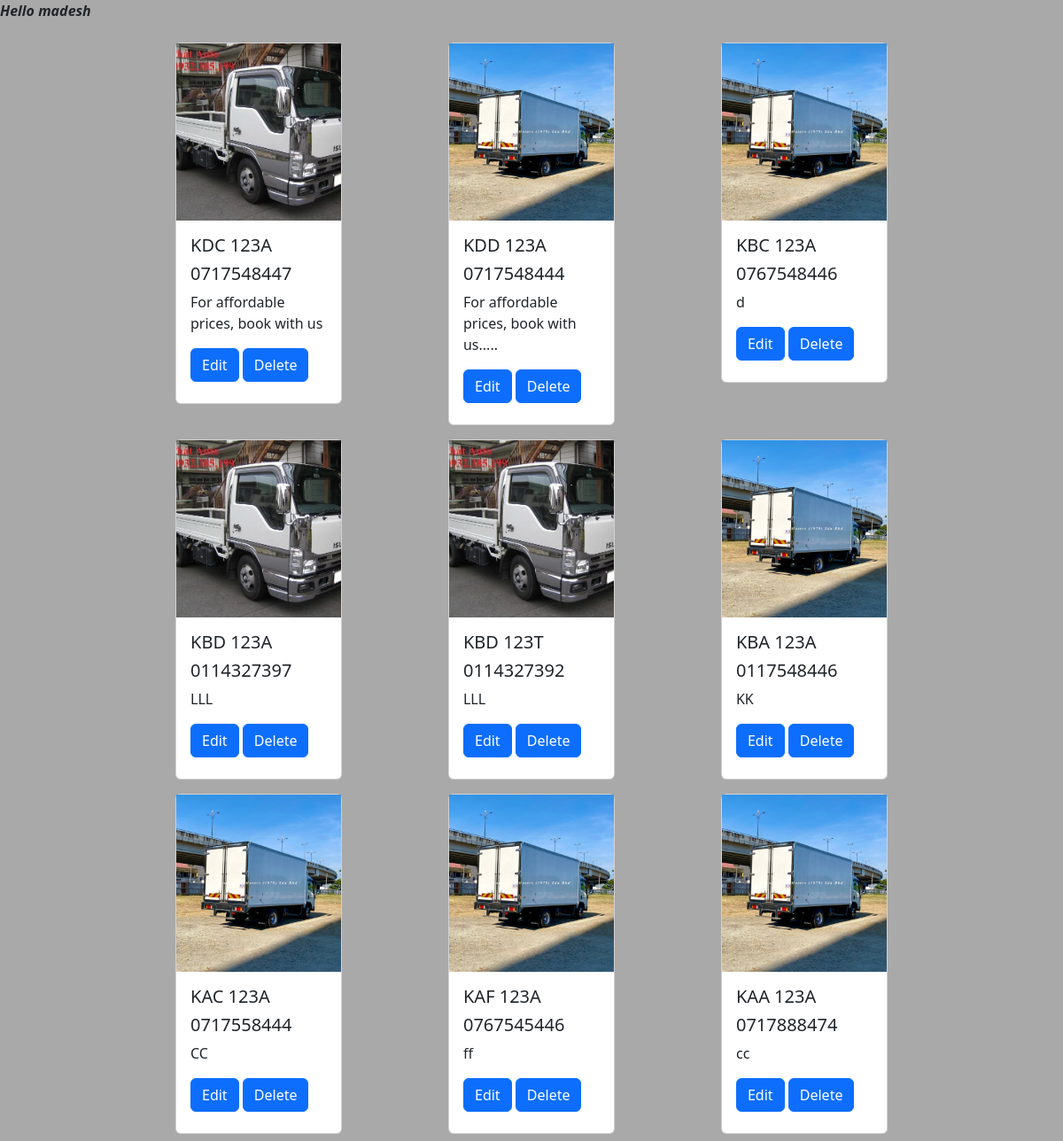
Screenshot of /Owner/owner_view_cars/ (signed in) with the database file from the repository.
### accounts/models.py (models this page shows)
class User(AbstractUser):
    name = models.CharField(max_length=200, null=True) #attribute name defined
    email = models.EmailField(unique=True,null=True)

### Owner/models.py (models this page shows, shortened)
class Car(models.Model):
    owner = models.ForeignKey(User, null=True, on_delete=models.CASCADE)
    reg_no = models.CharField(max_length=20, unique=True, validators=[
        RegexValidator('^(K)([ABCDEFGHJKLMNPQRSTUVWXYZ]){2}( ){1}(\d){3}([ABCDEFGHJKLMNPQRSTUVWXYZ])$',
                       message="Invalid Number Plate")])
    image = models.ImageField(upload_to='car_images/')
    description = models.TextField(null=True, blank=True)
    phone_no = models.CharField(max_length=20, unique=True,
                                validators=[RegexValidator('^(0)([127])(\d){8}$', message='Invalid phone numbers')])
    updated = models.DateTimeField(auto_now = True , null=True)
    created = models.DateTimeField(auto_now_add=True, null= True)
    class Meta:
       ordering = ['-updated', '-created']  # Order by updated field in descending order and then by created field in descending order

### Owner/views.py (the view)
@login_required(login_url='login')
def owner_car_list(request):
    user = request.user
    cars = Car.objects.filter(owner=user)
    context = {
        'cars': cars
    }
    return render(request, 'Owner/owner_car_list.html', context)

### Owner/templates/Owner/owner_car_list.html (shortened to what this page needs)
<!DOCTYPE html>
<html lang="en">
<head>
    <link href="https://cdn.jsdelivr.net/npm/bootstrap@5.3.0-alpha3/dist/css/bootstrap.min.css" rel="stylesheet">
</head>
<body style="background-color: darkgrey;">
    <p><i><b> Hello  {{user.username}}</b></i> </p>
    <div class="col-md-9 m-auto">
        <div class="row">
          {% for car in cars %}
            <div class="col-md-4">
                <div class="card my-2 mx-5">
                    <img class="image-thumbail" src="{{car.image.url}}" alt="Card image cap">
                    <div class="card-body">
                      <h5 class="card-title">{{car.reg_no}}</h5>
                      <h5 class="card-title">{{car.phone_no}}</h5>
                      <p class="card-text">{{car.description}}</p>
                      <a href="{%url 'update_car' car.id %}" class="btn btn-primary mb-2">Edit</a>
                      <a href="{%url 'delete_car' car.id %}" class="btn btn-primary mb-2">Delete</a>
                    </div>
                </div>
            </div>
            {% empty %}
            <h3>No photos...</h3>
            {% endfor %}
</body>
</html>

### Owner/templates/Owner/owner_car_list.html (style rules this page uses)
.image-thumbail { height: 200px; object-fit: cover; }

### rows the page displays
User: username "madesh"
Car: image (picture), reg_no "KDC 123A", phone_no "0717548447", description "For affordable prices, book with us"
Car: image (picture), reg_no "KDD 123A", phone_no "0717548444", description "For affordable prices, book with us....."
Car: image (picture), reg_no "KBC 123A", phone_no "0767548446", description "d"
Car: image (picture), reg_no "KBD 123A", phone_no "0114327397", description "LLL"
Car: image (picture), reg_no "KBD 123T", phone_no "0114327392", description "LLL"
Car: image (picture), reg_no "KBA 123A", phone_no "0117548446", description "KK"
Car: image (picture), reg_no "KAC 123A", phone_no "0717558444", description "CC"
Car: image (picture), reg_no "KAF 123A", phone_no "0767545446", description "ff"
Car: image (picture), reg_no "KAA 123A", phone_no "0717888474", description "cc"
